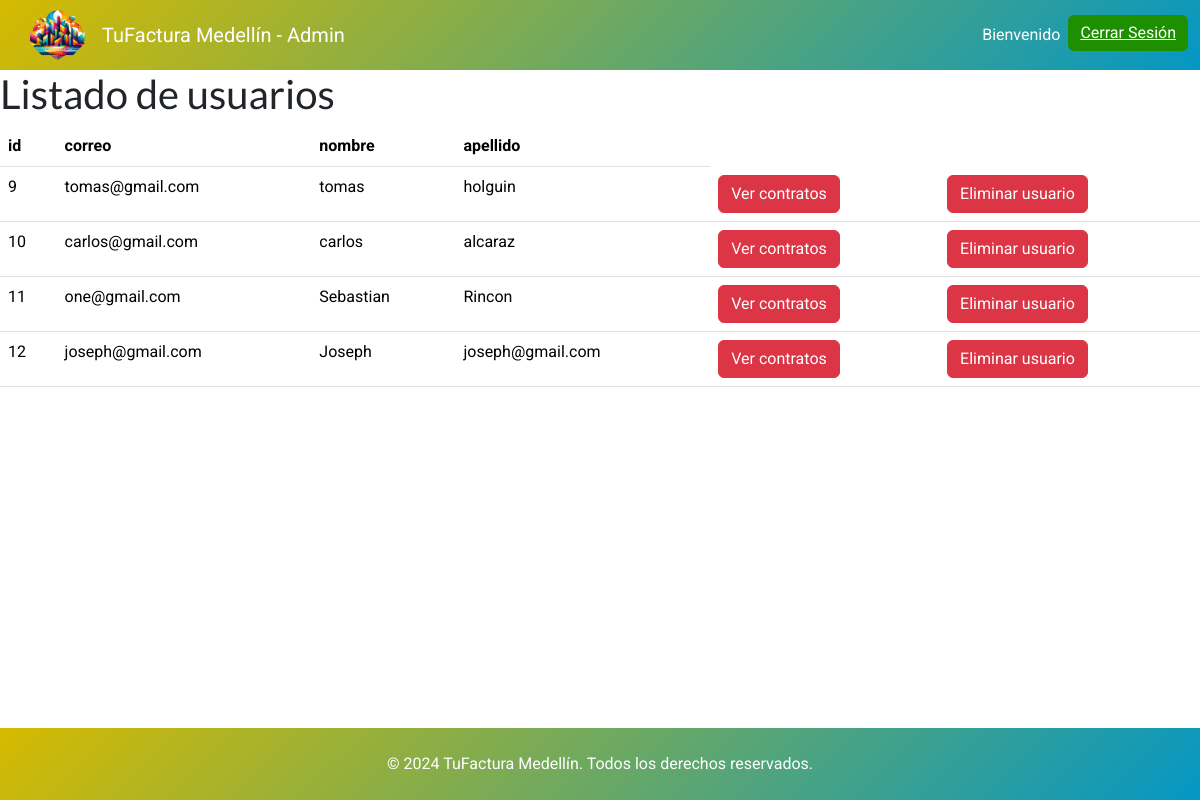
/index_admin/ (signed in), run on the app's committed database.
### facturacion/models.py (models this page shows)
class Usuario(models.Model):
        correo = models.EmailField(max_length=254, unique = True)
        id = models.AutoField(primary_key=True)
        nombre = models.CharField(max_length=100)
        apellido = models.CharField(max_length=100)
        clave = models.CharField(max_length=254)
        ROLES =(
                ('U', "Usuario"),
        )
        rol = models.CharField(max_length=1, choices=ROLES, default='U')

### facturacion/views.py (the view)
# urls.py: path("index_admin/", views.index_admin, name="index_admin"),
def index_admin(request):
    control = request.session.get("admin", False)
    if control:
        lista = Usuario.objects.all()
        return render(request,"adminn/index_admin.html", {"listado": lista})
    else:
        messages.warning(request, "debes iniciar sesion")
        return redirect ("login_admin")

### facturacion/templates/adminn/index_admin.html (shortened to what this page needs)
{% load static %}
<!DOCTYPE html>
<html lang="es">
<head>
    <link href="https://cdn.jsdelivr.net/npm/bootstrap@5.3.3/dist/css/bootstrap.min.css" rel="stylesheet">
    <link href="{% static 'css/estilos-admin.css' %}" rel="stylesheet" />
</head>
<body>
    <nav class="navbar navbar-expand-lg bg-body-tertiary">
        <div class="container-fluid">
            <a class="navbar-brand" href="{% url 'index_admin' %}">
                <img src="{% static 'img/logopag.png' %}" alt="Logo" width="90" height="75" class="d-inline-block align-text-top">
                TuFactura Medellín - Admin
            </a>
                <ul class="navbar-nav ms-auto">
                    <li class="nav-item">
                        <a class="nav-link">Bienvenido</a>
                    </li>
                    <li class="nav-item">
                        <a href="{% url 'logout_admin' %}"><button class="btn btn-custom">Cerrar Sesión</button></a>
                    </li>
                </ul>
            </div>
    </nav>
    <main>
        <h1>Listado de usuarios</h1>
        <table class="table">
            <thead>
                <tr>
                    <th>id</th>
                    <th>correo</th>
                    <th>nombre</th>
                    <th>apellido</th>
                </tr>
            </thead>
            <tbody>
                {% for l in listado %}
                <tr>
                    <td>{{l.id}}</td>
                    <td>{{l.correo}}</td>
                    <td>{{l.nombre}}</td>
                    <td>{{l.apellido}}</td>
                    <td><a href="{% url 'vista_contra' l.id %}"><button class="btn btn-danger">Ver contratos</button></a></td>
                    <td><a href="{% url 'eliminar_usuario' l.id %}"><button class="btn btn-danger">Eliminar usuario</button></a></td>
                </tr>
                {% endfor %}
            </tbody>
        </table>
    </main>
    <footer class="text-white mt-5 p-4 text-center" style="background: linear-gradient(135deg, #d6ba00 0%, #0497c4 100%);">
        &copy; 2024 TuFactura Medellín. Todos los derechos reservados.
    </footer>
</body>
</html>

### facturacion/static/css/estilos-admin.css (style rules this page uses)
body { font-family: 'Roboto', sans-serif; }
h1, h2, h3 { font-family: 'Lato', sans-serif; }
.navbar { background: linear-gradient(135deg, #d6ba00 0%, #0497c4 100%); height: 70px; }
.navbar .nav-link, .navbar .navbar-brand, .navbar .nav-item a { color: white !important; display: flex; align-items: center; }
.navbar .nav-item .btn { color: white !important; border-color: white !important; }
.btn-custom { background-color: #1d8f00; color: white; border: none; }
html, body { height: 100%; }
body { display: flex; flex-direction: column; min-height: 100vh; }
footer { position: relative; bottom: 0; width: 100%; }
main { flex: 1; }

### data on the page
Usuario: id "9", correo "tomas@gmail.com", nombre "tomas", apellido "holguin"
Usuario: id "10", correo "carlos@gmail.com", nombre "carlos", apellido "alcaraz"
Usuario: id "11", correo "one@gmail.com", nombre "Sebastian", apellido "Rincon"
Usuario: id "12", correo "joseph@gmail.com", nombre "Joseph", apellido "joseph@gmail.com"
